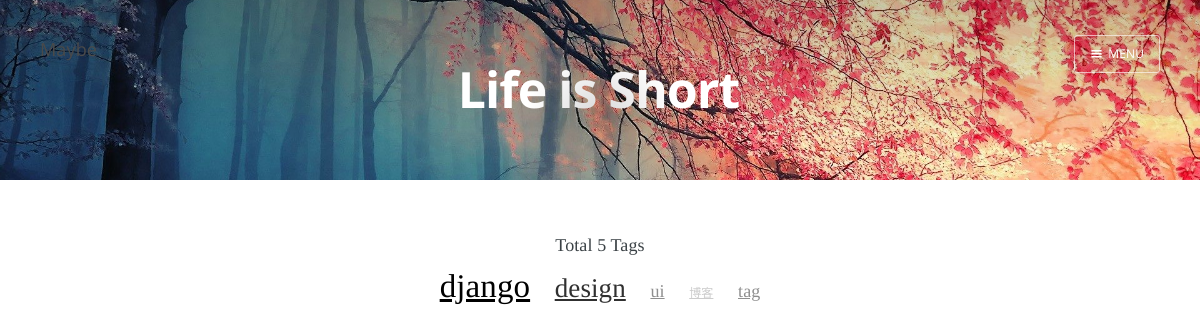
/blog/tags, run on the app's committed database.
### apps/blog/models.py (models this page shows, shortened)
class Tag(models.Model):
    title = models.CharField('名称', max_length=50, db_index=True, unique=True)

### apps/blog/views.py (the view)
class TagListView(ListView):
    template_name = 'tag_list.html'
    context_object_name = 'tag_list'
    model = Tag
    def get_context_data(self, **kwargs):
        context = super(TagListView, self).get_context_data(**kwargs)
        tag_list = context.get("tag_list")
        tag_list_have_blog = []
        for tag in tag_list:
            blog_count = Blog.objects.filter(tags__pk=tag.id).count()
            if blog_count > 0:
                tag.blog_count = blog_count
                tag_list_have_blog.append(tag)
        max_count = max(tag_list_have_blog, key=lambda tag: tag.blog_count).blog_count
        min_count = min(tag_list_have_blog, key=lambda tag: tag.blog_count).blog_count
        tag_cloud = TagCloud(min_count, max_count)
        for tag in tag_list_have_blog:
            tag_font_size = tag_cloud.get_tag_font_size(tag.blog_count)
            color = tag_cloud.get_tag_color(tag.blog_count)
            tag.color = color
            tag.font_size = tag_font_size
        context['tag_list'] = tag_list_have_blog
        return context

### apps/blog/context_processors.py (called while the page is built)
def google_analytics(request):
    from django.conf import settings
    return {'ga_id': settings.GOOGLE_ANALYTICS_ID}

### apps/blog/libs/tag_cloud.py (called while the page is built)
    def get_tag_font_size(self, tag_ref_count):
        font_size = TagCloud.MIN_FONT_SIZE + (tag_ref_count - TagCloud.min_ref_count) * TagCloud.step
        font_size = min(TagCloud.FONT_SIZES, key=lambda x: abs(font_size - x))
        return font_size

    def get_tag_color(self, tag_ref_count):
        return TagCloud.COLORS[(TagCloud.FONT_SIZES.index(self.get_tag_font_size(tag_ref_count)))]

### apps/blog/templates/tag_list.html (shortened to what this page needs)
{% extends "base.html" %}
{% load myapp_markup %}
{% block body_class %} home-template {% endblock %}
{% load staticfiles %}
{% block head %}
<header class="main-header tag-head " style="background-image: url({% static 'img/home-bg.jpg' %})">
    <nav class="main-nav overlay clearfix">
        <a class="blog-logo" href="{%url 'index' %}">Maybe</a>
        <a class="menu-button icon-menu" href="#"><span class="word">Menu</span></a>
    </nav>
    <div class="vertical">
        <div class="main-header-content inner">
            <h1 class="page-title">{{tag_title |default:"Life is Short"}}</h1>
        </div>
    </div>
</header>
{% endblock %}
{% block body %}
<main id="content" class="content" role="main">
    <div class="main-inner">
        <div id="posts" class="posts-expand">
            <div class="tag-cloud">
                <div class="tag-cloud-title">
                    Total {{ tag_list|length }} Tags
                </div>
                <div class="tag-cloud-tags">
                    {% for tag in tag_list %}
                    <a href="{% url 'blog:tag' tag.title %}" style="font-size:{{tag.font_size}}px; color:{{tag.color}}">{{tag.title}}</a>
                    {% endfor %}
                </div>
            </div>
        </div>
    </div>
</main>
{% endblock %}

### static/css/screen.css (style rules this page uses)
article, aside, details, figcaption, figure, footer, header, hgroup, main, nav, section, summary { display: block; }
html { font-family: sans-serif; -ms-text-size-adjust: 100%; -webkit-text-size-adjust: 100%; }
body { margin: 0; }
a { background: transparent; }
h1 { font-size: 2em; margin: 0.67em 0; }
[class^="icon-"]:before, [class*=" icon-"]:before { font-family: "casper-icons", "Open Sans", sans-serif; speak: none; font-style: normal; font-weight: normal; font-variant: normal; text-transform: none; line-height: 1; text-decoration: none !important; -webkit-font-smoothing: antialiased; -moz-osx-font-smoothing: grayscale; }
.icon-menu:before { content: "\f609"; }
html { height: 100%; max-height: 100%; font-size: 62.5%; -webkit-tap-highlight-color: rgba(0, 0, 0, 0); }
body { height: 100%; max-height: 100%; font-family: "Merriweather", serif; letter-spacing: 0.01rem; font-size: 1.8rem; line-height: 1.75em; color: #3A4145; -webkit-font-feature-settings: 'kern' 1; -moz-font-feature-settings: 'kern' 1; -o-font-feature-settings: 'kern' 1; text-rendering: geometricPrecision; }
h1, h2, h3, h4, h5, h6 { -webkit-font-feature-settings: 'dlig' 1, 'liga' 1, 'lnum' 1, 'kern' 1; -moz-font-feature-settings: 'dlig' 1, 'liga' 1, 'lnum' 1, 'kern' 1; -o-font-feature-settings: 'dlig' 1, 'liga' 1, 'lnum' 1, 'kern' 1; color: #2E2E2E; line-height: 1.15em; margin: 0 0 0.4em 0; font-family: "Open Sans", sans-serif; text-rendering: geometricPrecision; }
h1 { font-size: 5rem; letter-spacing: -2px; text-indent: -3px; }
a { color: #4A4A4A; transition: color 0.3s ease; }
.clearfix:before, .clearfix:after { content: " "; display: table; }
.clearfix:after { clear: both; }
.clearfix { zoom: 1; }
.inner { position: relative; width: 80%; max-width: 710px; margin: 0 auto; }
.vertical { display: table-cell; vertical-align: middle; }
.main-header { position: relative; display: table; width: 100%; height: 60vh; margin-bottom: 5rem; text-align: center; background: #222 no-repeat center center; background-size: cover; overflow: hidden; }
.main-header .inner { width: 80%; }
.main-nav { position: relative; padding: 35px 40px; margin: 0 0 30px 0; }
.main-nav a { text-decoration: none; font-family: 'Open Sans', sans-serif; }
.home-template .main-header:after { display: block; content: " "; width: 150px; height: 130px; border-radius: 100%; position: absolute; bottom: 0; left: 50%; margin-left: -75px; background: radial-gradient(ellipse at center, rgba(0,0,0,0.15) 0%,rgba(0,0,0,0) 70%,rgba(0,0,0,0) 100%); }
.blog-logo { display: block; float: left; background: none !important; border: none !important; }
.menu-button { -webkit-box-sizing: border-box; -moz-box-sizing: border-box; box-sizing: border-box; display: inline-block; float: right; height: 38px; padding: 0 15px; border-style: solid; border-width: 1px; opacity: 1; text-align: center; font-size: 12px; text-transform: uppercase; line-height: 35px; white-space: nowrap; border-radius: 3px; transition: all 0.5s ease; }
.menu-button:before { font-size: 12px; font-weight: bold; margin-right: 6px; position: relative; top: 1px; }
.nav-closed .menu-button { color: #fff; border-color: rgba(255, 255, 255, 0.6); }
.main-nav.overlay { position: absolute; top: 0; left: 0; right: 0; height: 70px; border: none; background: linear-gradient(to bottom, rgba(0,0,0,0.2) 0%,rgba(0,0,0,0) 100%); }
.page-title { margin: 10px 0 10px 0; font-size: 5rem; letter-spacing: -1px; font-weight: 700; font-family: "Open Sans", sans-serif; color: #fff; }
.site-wrapper .main-inner { width: 700px; margin: 0 auto; }
.tag-cloud { text-align: center; }
.tag-cloud a { display: inline-block; margin: 10px; }
.home-template .page-title { -webkit-animation: fade-in-down 0.6s; animation: fade-in-down 0.6s; -webkit-animation-delay: 0.2s; animation-delay: 0.2s; }
.tag-head.main-header { height: 40vh; min-height: 180px; }
.tag-head.main-header, .author-head.main-header { height: 20vh; }

### data on the page
Tag: title "django"
Tag: title "design"
Tag: title "ui"
Tag: title "博客"
Tag: title "tag"

### other printed values
{{ tag_title |default:"Life is Short" }} "Life is Short"
{{ tag_list|length }} "5"
